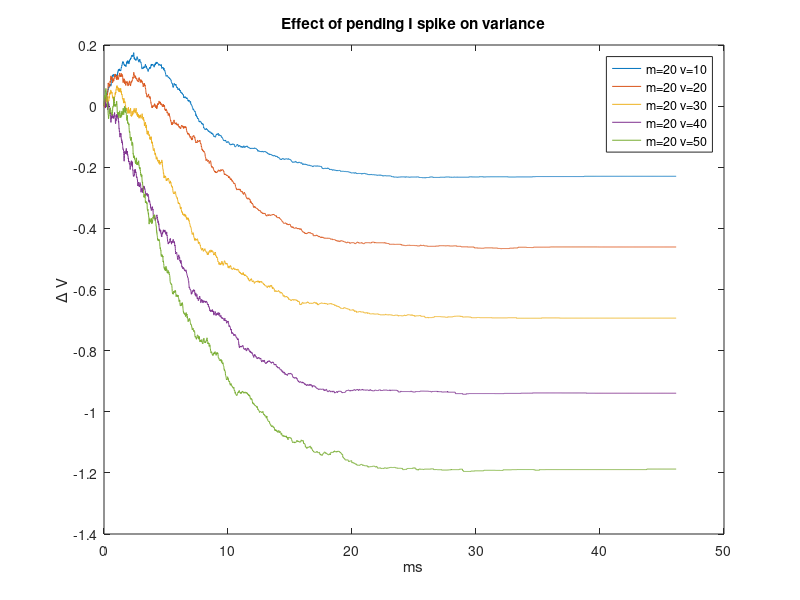
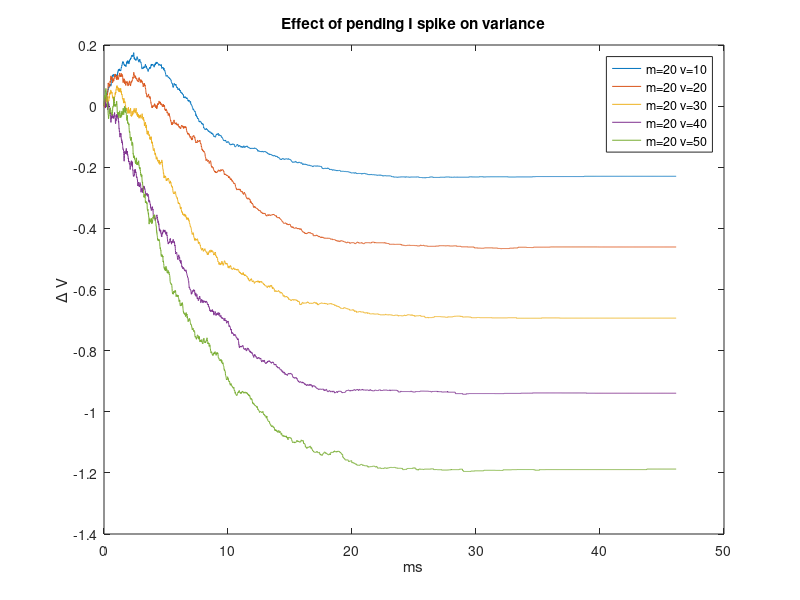
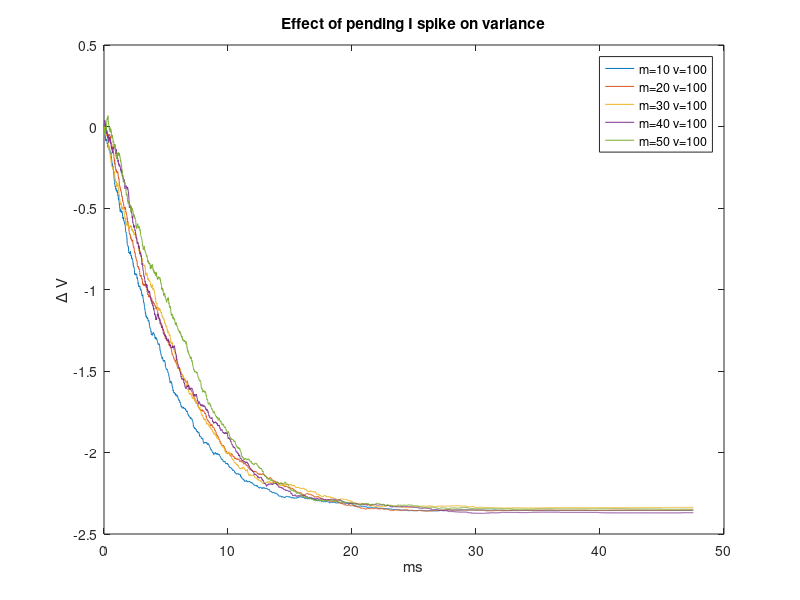
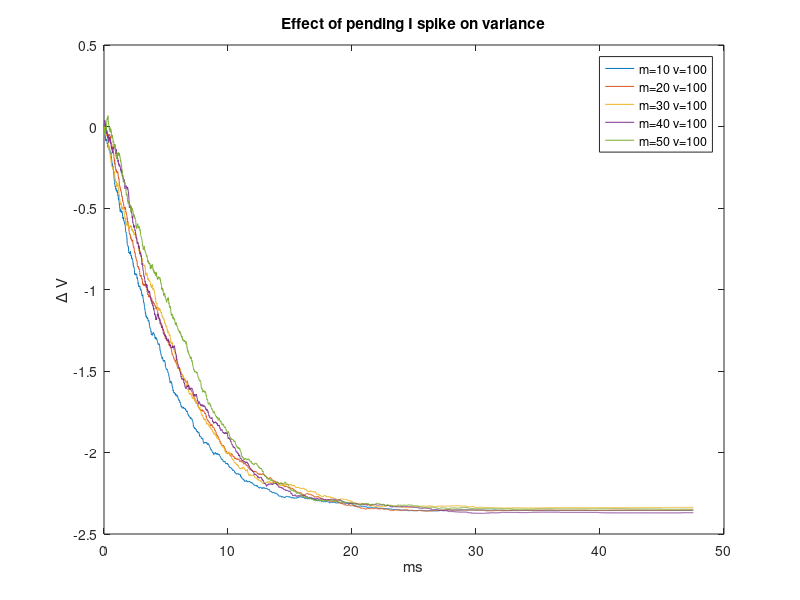

The MATLAB script that drew these images, in order:
%Effect of I, changing Var
num_n = 10000;
V = zeros(num_n,5);
V(:,1) = randn(num_n,1)*sqrt(10)+20;
V(:,2) = randn(num_n,1)*sqrt(20)+20;
V(:,3) = randn(num_n,1)*sqrt(30)+20;
V(:,4) = randn(num_n,1)*sqrt(40)+20;
V(:,5) = randn(num_n,1)*sqrt(50)+20;
init_var = var(V,1);
pending_I = exprnd(4.5,num_n,5);
t_max = max(max(pending_I));
t = 0:0.01:t_max;
d_var = zeros(size(t,2),5);
d_var(1,:) = 0;
for i = 2:size(t,2)
    for j =1:5
    index = pending_I(:,j) > t(i-1) & pending_I(:,j)<= t(i);
    V(index, j) = V(index, j) - (0.4*4.91).*(V(index,j)+66)/166;
    d_var(i,j) = var(V(:,j))- init_var(j);
    end
end
plot(t, d_var(:,1));
hold on;
plot(t, d_var(:,2));
hold on;
plot(t, d_var(:,3));
hold on;
plot(t, d_var(:,4));
hold on;
plot(t, d_var(:,5));
xlabel('ms');
ylabel('\Delta V');
legend('m=20 v=10','m=20 v=20','m=20 v=30','m=20 v=40','m=20 v=50');
title('Effect of pending I spike on variance');
saveas(gcf,'figure/ode/EffectOfI1.png');
saveas(gcf,'figure/ode/EffectofI1.fig');

%% Effect of I, changing mean
num_n = 20000;
V = zeros(num_n,5);
V(:,1) = randn(num_n,1)*sqrt(100)+10;
V(:,2) = randn(num_n,1)*sqrt(100)+20;
V(:,3) = randn(num_n,1)*sqrt(100)+30;
V(:,4) = randn(num_n,1)*sqrt(100)+40;
V(:,5) = randn(num_n,1)*sqrt(100)+50;
init_var = var(V,1);
pending_I = exprnd(4.5,num_n,5);
t_max = max(max(pending_I));
t = 0:0.01:t_max;
d_var = zeros(size(t,2),5);
d_var(1,:) = 0;
for i = 2:size(t,2)
    for j =1:5
    index = pending_I(:,j) > t(i-1) & pending_I(:,j)<= t(i);
    V(index, j) = V(index, j) - (0.4*4.91).*(V(index,j)+66)/166;
    d_var(i,j) = var(V(:,j))- init_var(j);
    end
end
figure;
plot(t, d_var(:,1));
hold on;
plot(t, d_var(:,2));
hold on;
plot(t, d_var(:,3));
hold on;
plot(t, d_var(:,4));
hold on;
plot(t, d_var(:,5));
xlabel('ms');
ylabel('\Delta V');
legend('m=10 v=100','m=20 v=100','m=30 v=100','m=40 v=100','m=50 v=100');
title('Effect of pending I spike on variance');
saveas(gcf,'figure/ode/EffectOfI2.png');
saveas(gcf,'figure/ode/EffectofI2.fig');

%%
init_var = 10;
m = 20;
num_n = 3000;
HI = 5;
tauI = 4.5;
dt = 0.01;
SI = 4.91;

d = randn(1,num_n)*sqrt(init_var) + m;
init_V = var(d);

% Real simulation
pending_I = exprnd(tauI, HI, num_n);
t = max(max(pending_I));
time_points = 0:dt:t;
size_t =size(time_points,2);
delta_V_real = zeros(size_t,1);
delta_V_real(1) = 0;
for i =2:size_t
    bool_temp = pending_I > time_points(i-1) & pending_I <=time_points(i);
    power_index = sum(bool_temp,1);
    d = (d+66).*(1-SI/166).^(power_index)-66;
    V = var(d);
    delta_V_real(i) = V-init_V; 
end

% Estimation
V=init_V;
delta_V_esti = zeros(size_t,1);
for i =2:size_t
    V = V*(1-2*HI*SI*dt/(166*tauI));
    HI = HI - HI*dt/tauI;
    delta_V_esti(i) = V - init_V;
end

plot(time_points, delta_V_real);
hold on;
plot(time_points, delta_V_esti);
xlabel('ms');
ylabel('\Delta V');
title('Simulation versus Estimation');
legend('Simulation','Estimation');